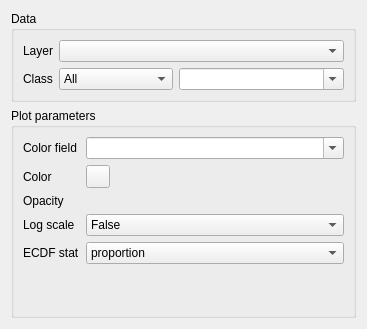
<?xml version="1.0" encoding="UTF-8"?>
<ui version="4.0">
 <class>Form</class>
 <widget class="QWidget" name="Form">
  <property name="geometry">
   <rect>
    <x>0</x>
    <y>0</y>
    <width>367</width>
    <height>329</height>
   </rect>
  </property>
  <property name="sizePolicy">
   <sizepolicy hsizetype="Preferred" vsizetype="Preferred">
    <horstretch>0</horstretch>
    <verstretch>0</verstretch>
   </sizepolicy>
  </property>
  <property name="minimumSize">
   <size>
    <width>0</width>
    <height>329</height>
   </size>
  </property>
  <property name="maximumSize">
   <size>
    <width>16777215</width>
    <height>329</height>
   </size>
  </property>
  <property name="windowTitle">
   <string>Form</string>
  </property>
  <layout class="QVBoxLayout" name="verticalLayout">
   <item>
    <widget class="QGroupBox" name="plot_data_box_2">
     <property name="sizePolicy">
      <sizepolicy hsizetype="Preferred" vsizetype="Maximum">
       <horstretch>0</horstretch>
       <verstretch>0</verstretch>
      </sizepolicy>
     </property>
     <property name="title">
      <string>Data</string>
     </property>
     <layout class="QFormLayout" name="formLayout">
      <item row="0" column="0">
       <widget class="QLabel" name="label_2">
        <property name="text">
         <string>Layer</string>
        </property>
       </widget>
      </item>
      <item row="0" column="1">
       <widget class="QgsMapLayerComboBox" name="layer"/>
      </item>
      <item row="1" column="0">
       <widget class="QLabel" name="label_5">
        <property name="text">
         <string>Class</string>
        </property>
       </widget>
      </item>
      <item row="1" column="1">
       <layout class="QHBoxLayout" name="horizontalLayout">
        <item>
         <widget class="QgsRasterBandComboBox" name="raster_X">
          <property name="currentText">
           <string>All</string>
          </property>
          <item>
           <property name="text">
            <string>All</string>
           </property>
          </item>
         </widget>
        </item>
        <item>
         <widget class="QgsFieldComboBox" name="vector_X">
          <property name="editable">
           <bool>true</bool>
          </property>
          <property name="placeholderText">
           <string>Leave empty for all fields</string>
          </property>
          <property name="allowEmptyFieldName">
           <bool>false</bool>
          </property>
         </widget>
        </item>
       </layout>
      </item>
     </layout>
    </widget>
   </item>
   <item>
    <widget class="QgsCollapsibleGroupBox" name="parameter_box">
     <property name="title">
      <string>Plot parameters</string>
     </property>
     <layout class="QFormLayout" name="formLayout_2">
      <item row="0" column="0">
       <widget class="QLabel" name="label_4">
        <property name="text">
         <string>Color field</string>
        </property>
       </widget>
      </item>
      <item row="0" column="1">
       <widget class="QgsFieldComboBox" name="color_field">
        <property name="editable">
         <bool>true</bool>
        </property>
        <property name="allowEmptyFieldName">
         <bool>true</bool>
        </property>
       </widget>
      </item>
      <item row="1" column="0">
       <widget class="QLabel" name="label_113">
        <property name="text">
         <string>Color</string>
        </property>
       </widget>
      </item>
      <item row="1" column="1">
       <widget class="QgsColorButton" name="color">
        <property name="minimumSize">
         <size>
          <width>24</width>
          <height>0</height>
         </size>
        </property>
       </widget>
      </item>
      <item row="2" column="0">
       <widget class="QLabel" name="label_114">
        <property name="text">
         <string>Opacity</string>
        </property>
       </widget>
      </item>
      <item row="2" column="1">
       <widget class="QgsOpacityWidget" name="opacity">
        <property name="opacity">
         <double>1.000000000000000</double>
        </property>
       </widget>
      </item>
      <item row="3" column="0">
       <widget class="QLabel" name="label_115">
        <property name="text">
         <string>Log scale</string>
        </property>
       </widget>
      </item>
      <item row="3" column="1">
       <widget class="QComboBox" name="log_scale">
        <item>
         <property name="text">
          <string>False</string>
         </property>
        </item>
        <item>
         <property name="text">
          <string>True</string>
         </property>
        </item>
       </widget>
      </item>
      <item row="4" column="0">
       <widget class="QLabel" name="label_112">
        <property name="text">
         <string>ECDF stat</string>
        </property>
       </widget>
      </item>
      <item row="4" column="1">
       <widget class="QComboBox" name="stat">
        <item>
         <property name="text">
          <string>proportion</string>
         </property>
        </item>
        <item>
         <property name="text">
          <string>count</string>
         </property>
        </item>
       </widget>
      </item>
     </layout>
    </widget>
   </item>
  </layout>
 </widget>
 <customwidgets>
  <customwidget>
   <class>QgsCollapsibleGroupBox</class>
   <extends>QGroupBox</extends>
   <header>qgscollapsiblegroupbox.h</header>
   <container>1</container>
  </customwidget>
  <customwidget>
   <class>QgsColorButton</class>
   <extends>QToolButton</extends>
   <header>qgscolorbutton.h</header>
   <container>1</container>
  </customwidget>
  <customwidget>
   <class>QgsFieldComboBox</class>
   <extends>QComboBox</extends>
   <header>qgsfieldcombobox.h</header>
  </customwidget>
  <customwidget>
   <class>QgsMapLayerComboBox</class>
   <extends>QComboBox</extends>
   <header>qgsmaplayercombobox.h</header>
  </customwidget>
  <customwidget>
   <class>QgsOpacityWidget</class>
   <extends>QWidget</extends>
   <header>qgsopacitywidget.h</header>
   <container>1</container>
  </customwidget>
  <customwidget>
   <class>QgsRasterBandComboBox</class>
   <extends>QComboBox</extends>
   <header>qgsrasterbandcombobox.h</header>
  </customwidget>
 </customwidgets>
 <resources/>
 <connections/>
</ui>
